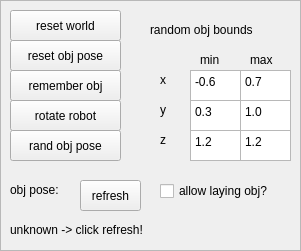
  <widget class="QFrame" name="fraGazebo">
   <property name="geometry">
    <rect>
     <x>570</x>
     <y>30</y>
     <width>301</width>
     <height>251</height>
    </rect>
   </property>
   <property name="minimumSize">
    <size>
     <width>141</width>
     <height>41</height>
    </size>
   </property>
   <property name="frameShape">
    <enum>QFrame::StyledPanel</enum>
   </property>
   <property name="frameShadow">
    <enum>QFrame::Plain</enum>
   </property>
   <property name="lineWidth">
    <number>1</number>
   </property>
   <widget class="QPushButton" name="cmdGazebo_reset_world">
    <property name="geometry">
     <rect>
      <x>10</x>
      <y>10</y>
      <width>111</width>
      <height>31</height>
     </rect>
    </property>
    <property name="text">
     <string>reset world</string>
    </property>
   </widget>
   <widget class="QPushButton" name="cmdGazebo_randomize_obj">
    <property name="geometry">
     <rect>
      <x>10</x>
      <y>130</y>
      <width>111</width>
      <height>31</height>
     </rect>
    </property>
    <property name="text">
     <string>rand obj pose</string>
    </property>
   </widget>
   <widget class="QPushButton" name="cmdGazebo_reset_obj">
    <property name="geometry">
     <rect>
      <x>10</x>
      <y>40</y>
      <width>111</width>
      <height>31</height>
     </rect>
    </property>
    <property name="text">
     <string>reset obj pose</string>
    </property>
   </widget>
   <widget class="QPushButton" name="cmdGazebo_remember_obj">
    <property name="geometry">
     <rect>
      <x>10</x>
      <y>70</y>
      <width>111</width>
      <height>31</height>
     </rect>
    </property>
    <property name="text">
     <string>remember obj</string>
    </property>
   </widget>
   <widget class="QLabel" name="label_obj_name_7">
    <property name="geometry">
     <rect>
      <x>10</x>
      <y>180</y>
      <width>61</width>
      <height>21</height>
     </rect>
    </property>
    <property name="text">
     <string>&lt;html&gt;&lt;head/&gt;&lt;body&gt;&lt;p&gt;obj pose:&lt;/p&gt;&lt;/body&gt;&lt;/html&gt;</string>
    </property>
   </widget>
   <widget class="QLabel" name="lblGazebo_obj_pose_feedback">
    <property name="geometry">
     <rect>
      <x>10</x>
      <y>220</y>
      <width>281</width>
      <height>21</height>
     </rect>
    </property>
    <property name="text">
     <string>&lt;html&gt;&lt;head/&gt;&lt;body&gt;&lt;p&gt;unknown -&amp;gt; click refresh!&lt;/p&gt;&lt;/body&gt;&lt;/html&gt;</string>
    </property>
   </widget>
   <widget class="QCheckBox" name="chkGazebo_allow_laying_obj">
    <property name="geometry">
     <rect>
      <x>160</x>
      <y>180</y>
      <width>141</width>
      <height>22</height>
     </rect>
    </property>
    <property name="text">
     <string>allow laying obj?</string>
    </property>
   </widget>
   <widget class="QPushButton" name="cmdGazebo_rotate_robot">
    <property name="geometry">
     <rect>
      <x>10</x>
      <y>100</y>
      <width>111</width>
      <height>31</height>
     </rect>
    </property>
    <property name="text">
     <string>rotate robot</string>
    </property>
   </widget>
   <widget class="QLabel" name="label_pp_params_min_2">
    <property name="geometry">
     <rect>
      <x>200</x>
      <y>50</y>
      <width>41</width>
      <height>21</height>
     </rect>
    </property>
    <property name="text">
     <string>&lt;html&gt;&lt;head/&gt;&lt;body&gt;&lt;p&gt;min&lt;/p&gt;&lt;/body&gt;&lt;/html&gt;</string>
    </property>
   </widget>
   <widget class="QPlainTextEdit" name="txtGazebo_x_max">
    <property name="geometry">
     <rect>
      <x>240</x>
      <y>70</y>
      <width>51</width>
      <height>31</height>
     </rect>
    </property>
    <property name="tabChangesFocus">
     <bool>false</bool>
    </property>
    <property name="plainText">
     <string>0.7</string>
    </property>
    <property name="placeholderText">
     <string/>
    </property>
   </widget>
   <widget class="QPlainTextEdit" name="txtGazebo_z_min">
    <property name="geometry">
     <rect>
      <x>190</x>
      <y>130</y>
      <width>51</width>
      <height>31</height>
     </rect>
    </property>
    <property name="tabChangesFocus">
     <bool>false</bool>
    </property>
    <property name="plainText">
     <string>1.2</string>
    </property>
    <property name="placeholderText">
     <string/>
    </property>
   </widget>
   <widget class="QPlainTextEdit" name="txtGazebo_y_min">
    <property name="geometry">
     <rect>
      <x>190</x>
      <y>100</y>
      <width>51</width>
      <height>31</height>
     </rect>
    </property>
    <property name="tabChangesFocus">
     <bool>false</bool>
    </property>
    <property name="plainText">
     <string>0.3</string>
    </property>
    <property name="placeholderText">
     <string/>
    </property>
   </widget>
   <widget class="QLabel" name="label_pp_params_max_2">
    <property name="geometry">
     <rect>
      <x>250</x>
      <y>50</y>
      <width>41</width>
      <height>21</height>
     </rect>
    </property>
    <property name="text">
     <string>&lt;html&gt;&lt;head/&gt;&lt;body&gt;&lt;p&gt;max&lt;/p&gt;&lt;/body&gt;&lt;/html&gt;</string>
    </property>
   </widget>
   <widget class="QPlainTextEdit" name="txtGazebo_y_max">
    <property name="geometry">
     <rect>
      <x>240</x>
      <y>100</y>
      <width>51</width>
      <height>31</height>
     </rect>
    </property>
    <property name="tabChangesFocus">
     <bool>false</bool>
    </property>
    <property name="plainText">
     <string>1.0</string>
    </property>
    <property name="placeholderText">
     <string/>
    </property>
   </widget>
   <widget class="QPlainTextEdit" name="txtGazebo_z_max">
    <property name="geometry">
     <rect>
      <x>240</x>
      <y>130</y>
      <width>51</width>
      <height>31</height>
     </rect>
    </property>
    <property name="tabChangesFocus">
     <bool>false</bool>
    </property>
    <property name="plainText">
     <string>1.2</string>
    </property>
    <property name="placeholderText">
     <string/>
    </property>
   </widget>
   <widget class="QPlainTextEdit" name="txtGazebo_x_min">
    <property name="geometry">
     <rect>
      <x>190</x>
      <y>70</y>
      <width>51</width>
      <height>31</height>
     </rect>
    </property>
    <property name="tabChangesFocus">
     <bool>false</bool>
    </property>
    <property name="plainText">
     <string>-0.6</string>
    </property>
    <property name="placeholderText">
     <string/>
    </property>
   </widget>
   <widget class="QLabel" name="lblGazebo_random_obj_bounds">
    <property name="geometry">
     <rect>
      <x>150</x>
      <y>20</y>
      <width>141</width>
      <height>21</height>
     </rect>
    </property>
    <property name="text">
     <string>&lt;html&gt;&lt;head/&gt;&lt;body&gt;&lt;p&gt;random obj bounds&lt;/p&gt;&lt;/body&gt;&lt;/html&gt;</string>
    </property>
   </widget>
   <widget class="QLabel" name="label_obj_name_9">
    <property name="geometry">
     <rect>
      <x>160</x>
      <y>70</y>
      <width>21</width>
      <height>21</height>
     </rect>
    </property>
    <property name="text">
     <string>&lt;html&gt;&lt;head/&gt;&lt;body&gt;&lt;p&gt;x&lt;/p&gt;&lt;/body&gt;&lt;/html&gt;</string>
    </property>
   </widget>
   <widget class="QLabel" name="label_obj_name_10">
    <property name="geometry">
     <rect>
      <x>160</x>
      <y>100</y>
      <width>21</width>
      <height>21</height>
     </rect>
    </property>
    <property name="text">
     <string>&lt;html&gt;&lt;head/&gt;&lt;body&gt;&lt;p&gt;y&lt;/p&gt;&lt;/body&gt;&lt;/html&gt;</string>
    </property>
   </widget>
   <widget class="QLabel" name="label_obj_name_11">
    <property name="geometry">
     <rect>
      <x>160</x>
      <y>130</y>
      <width>21</width>
      <height>21</height>
     </rect>
    </property>
    <property name="text">
     <string>&lt;html&gt;&lt;head/&gt;&lt;body&gt;&lt;p&gt;z&lt;/p&gt;&lt;/body&gt;&lt;/html&gt;</string>
    </property>
   </widget>
   <widget class="QPushButton" name="cmdGazebo_obj_pose_refresh">
    <property name="geometry">
     <rect>
      <x>80</x>
      <y>180</y>
      <width>61</width>
      <height>31</height>
     </rect>
    </property>
    <property name="text">
     <string>refresh</string>
    </property>
   </widget>
  </widget>
